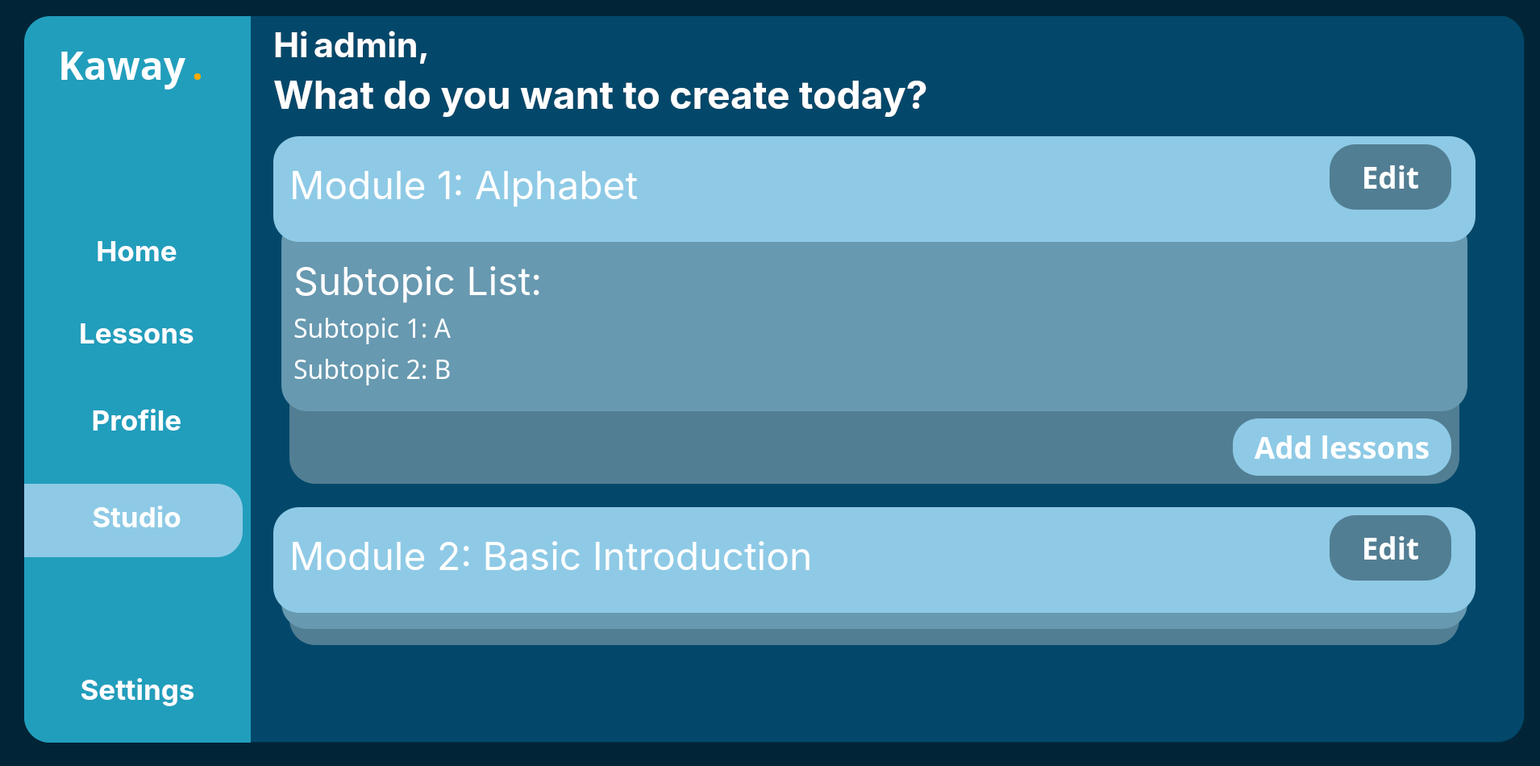
<?xml version="1.0" encoding="UTF-8"?>
<ui version="4.0">
 <class>MainWindow</class>
 <widget class="QMainWindow" name="MainWindow">
  <property name="geometry">
   <rect>
    <x>0</x>
    <y>0</y>
    <width>1910</width>
    <height>950</height>
   </rect>
  </property>
  <property name="windowTitle">
   <string>MainWindow</string>
  </property>
  <property name="styleSheet">
   <string notr="true">
background-color: rgb(1, 37, 55);</string>
  </property>
  <widget class="QWidget" name="centralwidget">
   <widget class="QWidget" name="MainBar" native="true">
    <property name="geometry">
     <rect>
      <x>30</x>
      <y>20</y>
      <width>1861</width>
      <height>901</height>
     </rect>
    </property>
    <property name="styleSheet">
     <string notr="true"/>
    </property>
    <widget class="QWidget" name="SideTab" native="true">
     <property name="geometry">
      <rect>
       <x>0</x>
       <y>0</y>
       <width>281</width>
       <height>961</height>
      </rect>
     </property>
     <widget class="QFrame" name="SideTabFrame">
      <property name="geometry">
       <rect>
        <x>0</x>
        <y>0</y>
        <width>291</width>
        <height>901</height>
       </rect>
      </property>
      <property name="styleSheet">
       <string notr="true">background-color: rgb(33, 158, 188);
border-top-left-radius: 32px;
border-bottom-left-radius: 32px;</string>
      </property>
      <property name="frameShape">
       <enum>QFrame::StyledPanel</enum>
      </property>
      <property name="frameShadow">
       <enum>QFrame::Raised</enum>
      </property>
      <widget class="QPushButton" name="Lessons">
       <property name="geometry">
        <rect>
         <x>0</x>
         <y>372</y>
         <width>279</width>
         <height>42</height>
        </rect>
       </property>
       <property name="font">
        <font>
         <family>Inter</family>
         <pointsize>26</pointsize>
         <bold>true</bold>
        </font>
       </property>
       <property name="styleSheet">
        <string notr="true">color:rgb(255, 255, 255);
background-color: rgba(255, 255, 255, 0);</string>
       </property>
       <property name="text">
        <string>Lessons</string>
       </property>
       <property name="icon">
        <iconset>
         <normaloff>../linear/note-2.svg</normaloff>../linear/note-2.svg</iconset>
       </property>
       <property name="iconSize">
        <size>
         <width>40</width>
         <height>40</height>
        </size>
       </property>
      </widget>
      <widget class="QFrame" name="frame">
       <property name="geometry">
        <rect>
         <x>0</x>
         <y>580</y>
         <width>271</width>
         <height>91</height>
        </rect>
       </property>
       <property name="styleSheet">
        <string notr="true">background-color: rgb(142, 202, 230);
border-top-left-radius: 0px;
border-bottom-left-radius: 0px;
border-top-right-radius: 32px;
border-bottom-right-radius: 32px;</string>
       </property>
       <property name="frameShape">
        <enum>QFrame::StyledPanel</enum>
       </property>
       <property name="frameShadow">
        <enum>QFrame::Raised</enum>
       </property>
      </widget>
      <widget class="QWidget" name="verticalLayoutWidget">
       <property name="geometry">
        <rect>
         <x>0</x>
         <y>770</y>
         <width>281</width>
         <height>131</height>
        </rect>
       </property>
       <layout class="QVBoxLayout" name="verticalLayout">
        <item>
         <widget class="QPushButton" name="Settings">
          <property name="font">
           <font>
            <family>Inter</family>
            <pointsize>26</pointsize>
            <bold>true</bold>
           </font>
          </property>
          <property name="styleSheet">
           <string notr="true">color:rgb(255, 255, 255)</string>
          </property>
          <property name="text">
           <string>Settings</string>
          </property>
          <property name="icon">
           <iconset>
            <normaloff>../linear/setting-3.svg</normaloff>../linear/setting-3.svg</iconset>
          </property>
          <property name="iconSize">
           <size>
            <width>35</width>
            <height>35</height>
           </size>
          </property>
         </widget>
        </item>
       </layout>
      </widget>
      <widget class="QWidget" name="horizontalLayoutWidget">
       <property name="geometry">
        <rect>
         <x>42</x>
         <y>20</y>
         <width>241</width>
         <height>80</height>
        </rect>
       </property>
       <layout class="QHBoxLayout" name="horizontalLayout">
        <item>
         <widget class="QLabel" name="Kaway">
          <property name="font">
           <font>
            <family>Poppins</family>
            <pointsize>36</pointsize>
            <bold>true</bold>
           </font>
          </property>
          <property name="styleSheet">
           <string notr="true">color:rgb(255, 255, 255)</string>
          </property>
          <property name="text">
           <string>Kaway</string>
          </property>
         </widget>
        </item>
        <item>
         <widget class="QLabel" name="Dot">
          <property name="font">
           <font>
            <family>Poppins</family>
            <pointsize>36</pointsize>
            <bold>true</bold>
           </font>
          </property>
          <property name="styleSheet">
           <string notr="true">color: rgb(255, 170, 0);</string>
          </property>
          <property name="text">
           <string>.</string>
          </property>
         </widget>
        </item>
       </layout>
      </widget>
      <widget class="QPushButton" name="Profile">
       <property name="geometry">
        <rect>
         <x>0</x>
         <y>480</y>
         <width>279</width>
         <height>42</height>
        </rect>
       </property>
       <property name="font">
        <font>
         <family>Inter</family>
         <pointsize>26</pointsize>
         <bold>true</bold>
        </font>
       </property>
       <property name="styleSheet">
        <string notr="true">color:rgb(255, 255, 255);
background-color: rgba(255, 255, 255, 0)</string>
       </property>
       <property name="text">
        <string>Profile</string>
       </property>
       <property name="icon">
        <iconset>
         <normaloff>../linear/user-square.svg</normaloff>../linear/user-square.svg</iconset>
       </property>
       <property name="iconSize">
        <size>
         <width>35</width>
         <height>35</height>
        </size>
       </property>
      </widget>
      <widget class="QPushButton" name="Home">
       <property name="geometry">
        <rect>
         <x>0</x>
         <y>270</y>
         <width>279</width>
         <height>42</height>
        </rect>
       </property>
       <property name="font">
        <font>
         <family>Inter</family>
         <pointsize>26</pointsize>
         <bold>true</bold>
        </font>
       </property>
       <property name="layoutDirection">
        <enum>Qt::LeftToRight</enum>
       </property>
       <property name="autoFillBackground">
        <bool>false</bool>
       </property>
       <property name="styleSheet">
        <string notr="true">color:rgb(255, 255, 255);
background-color: rgba(255, 255, 255, 0)</string>
       </property>
       <property name="text">
        <string>Home</string>
       </property>
       <property name="icon">
        <iconset>
         <normaloff>../linear/element-3.png</normaloff>../linear/element-3.png</iconset>
       </property>
       <property name="iconSize">
        <size>
         <width>30</width>
         <height>30</height>
        </size>
       </property>
      </widget>
      <widget class="QPushButton" name="Studio">
       <property name="geometry">
        <rect>
         <x>0</x>
         <y>600</y>
         <width>279</width>
         <height>42</height>
        </rect>
       </property>
       <property name="font">
        <font>
         <family>Inter</family>
         <pointsize>26</pointsize>
         <bold>true</bold>
        </font>
       </property>
       <property name="styleSheet">
        <string notr="true">color:rgb(255, 255, 255);
background-color: rgba(255, 255, 255, 0)</string>
       </property>
       <property name="text">
        <string>Studio</string>
       </property>
       <property name="icon">
        <iconset>
         <normaloff>../linear/studio.svg</normaloff>../linear/studio.svg</iconset>
       </property>
       <property name="iconSize">
        <size>
         <width>35</width>
         <height>35</height>
        </size>
       </property>
      </widget>
      <zorder>frame</zorder>
      <zorder>Lessons</zorder>
      <zorder>verticalLayoutWidget</zorder>
      <zorder>horizontalLayoutWidget</zorder>
      <zorder>Profile</zorder>
      <zorder>Home</zorder>
      <zorder>Studio</zorder>
     </widget>
    </widget>
    <widget class="QWidget" name="RightContainer" native="true">
     <property name="geometry">
      <rect>
       <x>279</x>
       <y>-1</y>
       <width>1581</width>
       <height>901</height>
      </rect>
     </property>
     <widget class="QFrame" name="mainframe">
      <property name="geometry">
       <rect>
        <x>0</x>
        <y>0</y>
        <width>1581</width>
        <height>901</height>
       </rect>
      </property>
      <property name="styleSheet">
       <string notr="true">background-color: rgb(3, 72, 106);
border-top-right-radius: 32px;
border-bottom-right-radius: 32px;</string>
      </property>
      <property name="frameShape">
       <enum>QFrame::StyledPanel</enum>
      </property>
      <property name="frameShadow">
       <enum>QFrame::Raised</enum>
      </property>
      <widget class="QFrame" name="MidFrame_3">
       <property name="geometry">
        <rect>
         <x>40</x>
         <y>250</y>
         <width>1471</width>
         <height>241</height>
        </rect>
       </property>
       <property name="styleSheet">
        <string notr="true">background-color: rgb(103, 153, 176);
border-radius: 32px</string>
       </property>
       <property name="frameShape">
        <enum>QFrame::StyledPanel</enum>
       </property>
       <property name="frameShadow">
        <enum>QFrame::Raised</enum>
       </property>
       <widget class="QWidget" name="verticalLayoutWidget_4">
        <property name="geometry">
         <rect>
          <x>15</x>
          <y>50</y>
          <width>1011</width>
          <height>161</height>
         </rect>
        </property>
        <layout class="QVBoxLayout" name="verticalLayout_4">
         <item>
          <widget class="QPushButton" name="pushButton_2">
           <property name="font">
            <font>
             <family>Inter</family>
             <pointsize>36</pointsize>
            </font>
           </property>
           <property name="styleSheet">
            <string notr="true">color: rgb(255, 255, 255);
text-align:left;</string>
           </property>
           <property name="text">
            <string>Subtopic List:</string>
           </property>
          </widget>
         </item>
         <item>
          <layout class="QVBoxLayout" name="verticalLayout_5">
           <item>
            <widget class="QLabel" name="AnswerText_8">
             <property name="font">
              <font>
               <family>HoloLens MDL2 Assets</family>
               <pointsize>24</pointsize>
               <bold>false</bold>
              </font>
             </property>
             <property name="styleSheet">
              <string notr="true">color: rgb(255, 255, 255);</string>
             </property>
             <property name="text">
              <string>Subtopic 1: A</string>
             </property>
             <property name="alignment">
              <set>Qt::AlignLeading|Qt::AlignLeft|Qt::AlignTop</set>
             </property>
             <property name="wordWrap">
              <bool>true</bool>
             </property>
            </widget>
           </item>
           <item>
            <widget class="QLabel" name="AnswerText_9">
             <property name="font">
              <font>
               <family>HoloLens MDL2 Assets</family>
               <pointsize>24</pointsize>
               <bold>false</bold>
              </font>
             </property>
             <property name="styleSheet">
              <string notr="true">color: rgb(255, 255, 255);</string>
             </property>
             <property name="text">
              <string>Subtopic 2: B</string>
             </property>
             <property name="alignment">
              <set>Qt::AlignLeading|Qt::AlignLeft|Qt::AlignTop</set>
             </property>
             <property name="wordWrap">
              <bool>true</bool>
             </property>
            </widget>
           </item>
          </layout>
         </item>
        </layout>
       </widget>
      </widget>
      <widget class="QFrame" name="UpperFrame_3">
       <property name="geometry">
        <rect>
         <x>30</x>
         <y>150</y>
         <width>1491</width>
         <height>131</height>
        </rect>
       </property>
       <property name="styleSheet">
        <string notr="true">background-color: rgb(142, 202, 230);
border-radius: 32px
</string>
       </property>
       <property name="frameShape">
        <enum>QFrame::StyledPanel</enum>
       </property>
       <property name="frameShadow">
        <enum>QFrame::Raised</enum>
       </property>
       <widget class="QWidget" name="verticalLayoutWidget_2">
        <property name="geometry">
         <rect>
          <x>20</x>
          <y>30</y>
          <width>471</width>
          <height>61</height>
         </rect>
        </property>
        <layout class="QVBoxLayout" name="verticalLayout_2">
         <item>
          <widget class="QPushButton" name="pushButton">
           <property name="font">
            <font>
             <family>Inter</family>
             <pointsize>36</pointsize>
            </font>
           </property>
           <property name="styleSheet">
            <string notr="true">color: rgb(255, 255, 255);
text-align:left;</string>
           </property>
           <property name="text">
            <string>Module 1: Alphabet</string>
           </property>
          </widget>
         </item>
        </layout>
       </widget>
       <widget class="QPushButton" name="NextModule">
        <property name="geometry">
         <rect>
          <x>1310</x>
          <y>10</y>
          <width>151</width>
          <height>81</height>
         </rect>
        </property>
        <property name="sizePolicy">
         <sizepolicy hsizetype="Fixed" vsizetype="Fixed">
          <horstretch>0</horstretch>
          <verstretch>0</verstretch>
         </sizepolicy>
        </property>
        <property name="maximumSize">
         <size>
          <width>271</width>
          <height>81</height>
         </size>
        </property>
        <property name="font">
         <font>
          <family>Poppins</family>
          <pointsize>28</pointsize>
          <bold>true</bold>
         </font>
        </property>
        <property name="styleSheet">
         <string notr="true">color: rgb(255, 255, 255);
background-color: rgb(82, 126, 147);
border-radius: 32px
</string>
        </property>
        <property name="text">
         <string>Edit</string>
        </property>
       </widget>
      </widget>
      <widget class="QFrame" name="LowerFrame_3">
       <property name="geometry">
        <rect>
         <x>50</x>
         <y>360</y>
         <width>1451</width>
         <height>221</height>
        </rect>
       </property>
       <property name="styleSheet">
        <string notr="true">background-color: rgb(82, 126, 147);
border-radius: 32px</string>
       </property>
       <property name="frameShape">
        <enum>QFrame::StyledPanel</enum>
       </property>
       <property name="frameShadow">
        <enum>QFrame::Raised</enum>
       </property>
       <widget class="QPushButton" name="NextModule_2">
        <property name="geometry">
         <rect>
          <x>1170</x>
          <y>140</y>
          <width>271</width>
          <height>71</height>
         </rect>
        </property>
        <property name="sizePolicy">
         <sizepolicy hsizetype="Fixed" vsizetype="Fixed">
          <horstretch>0</horstretch>
          <verstretch>0</verstretch>
         </sizepolicy>
        </property>
        <property name="maximumSize">
         <size>
          <width>271</width>
          <height>81</height>
         </size>
        </property>
        <property name="font">
         <font>
          <family>Poppins</family>
          <pointsize>28</pointsize>
          <bold>true</bold>
         </font>
        </property>
        <property name="styleSheet">
         <string notr="true">color: rgb(255, 255, 255);
background-color: rgb(142, 202, 230);
border-radius: 32px
</string>
        </property>
        <property name="text">
         <string>Add lessons</string>
        </property>
       </widget>
      </widget>
      <widget class="QWidget" name="gridLayoutWidget">
       <property name="geometry">
        <rect>
         <x>30</x>
         <y>10</y>
         <width>821</width>
         <height>118</height>
        </rect>
       </property>
       <layout class="QGridLayout" name="gridLayout">
        <item row="1" column="0">
         <widget class="QLabel" name="subtopic">
          <property name="font">
           <font>
            <family>Inter</family>
            <pointsize>36</pointsize>
            <bold>true</bold>
           </font>
          </property>
          <property name="styleSheet">
           <string notr="true">color: rgb(255, 255, 255);</string>
          </property>
          <property name="text">
           <string>What do you want to create today?</string>
          </property>
         </widget>
        </item>
        <item row="0" column="0">
         <layout class="QHBoxLayout" name="horizontalLayout_2">
          <item>
           <widget class="QLabel" name="Hi">
            <property name="font">
             <font>
              <family>Inter</family>
              <pointsize>32</pointsize>
              <bold>true</bold>
             </font>
            </property>
            <property name="styleSheet">
             <string notr="true">color: rgb(255, 255, 255);</string>
            </property>
            <property name="text">
             <string>Hi</string>
            </property>
           </widget>
          </item>
          <item>
           <widget class="QLabel" name="User">
            <property name="font">
             <font>
              <family>Inter</family>
              <pointsize>32</pointsize>
              <bold>true</bold>
             </font>
            </property>
            <property name="styleSheet">
             <string notr="true">color: rgb(255, 255, 255);</string>
            </property>
            <property name="text">
             <string>admin,</string>
            </property>
           </widget>
          </item>
          <item>
           <spacer name="horizontalSpacer">
            <property name="orientation">
             <enum>Qt::Horizontal</enum>
            </property>
            <property name="sizeHint" stdset="0">
             <size>
              <width>40</width>
              <height>20</height>
             </size>
            </property>
           </spacer>
          </item>
         </layout>
        </item>
       </layout>
      </widget>
      <widget class="QFrame" name="UpperFrame_4">
       <property name="geometry">
        <rect>
         <x>30</x>
         <y>610</y>
         <width>1491</width>
         <height>131</height>
        </rect>
       </property>
       <property name="styleSheet">
        <string notr="true">background-color: rgb(142, 202, 230);
border-radius: 32px
</string>
       </property>
       <property name="frameShape">
        <enum>QFrame::StyledPanel</enum>
       </property>
       <property name="frameShadow">
        <enum>QFrame::Raised</enum>
       </property>
       <widget class="QWidget" name="verticalLayoutWidget_5">
        <property name="geometry">
         <rect>
          <x>20</x>
          <y>30</y>
          <width>674</width>
          <height>61</height>
         </rect>
        </property>
        <layout class="QVBoxLayout" name="verticalLayout_6">
         <item>
          <widget class="QPushButton" name="pushButton_4">
           <property name="font">
            <font>
             <family>Inter</family>
             <pointsize>36</pointsize>
            </font>
           </property>
           <property name="styleSheet">
            <string notr="true">color: rgb(255, 255, 255);
text-align:left;</string>
           </property>
           <property name="text">
            <string>Module 2: Basic Introduction</string>
           </property>
          </widget>
         </item>
        </layout>
       </widget>
       <widget class="QPushButton" name="NextModule_4">
        <property name="geometry">
         <rect>
          <x>1310</x>
          <y>10</y>
          <width>151</width>
          <height>81</height>
         </rect>
        </property>
        <property name="sizePolicy">
         <sizepolicy hsizetype="Fixed" vsizetype="Fixed">
          <horstretch>0</horstretch>
          <verstretch>0</verstretch>
         </sizepolicy>
        </property>
        <property name="maximumSize">
         <size>
          <width>271</width>
          <height>81</height>
         </size>
        </property>
        <property name="font">
         <font>
          <family>Poppins</family>
          <pointsize>28</pointsize>
          <bold>true</bold>
         </font>
        </property>
        <property name="styleSheet">
         <string notr="true">color: rgb(255, 255, 255);
background-color: rgb(82, 126, 147);
border-radius: 32px
</string>
        </property>
        <property name="text">
         <string>Edit</string>
        </property>
       </widget>
      </widget>
      <widget class="QFrame" name="MidFrame_4">
       <property name="geometry">
        <rect>
         <x>40</x>
         <y>640</y>
         <width>1471</width>
         <height>121</height>
        </rect>
       </property>
       <property name="styleSheet">
        <string notr="true">background-color: rgb(103, 153, 176);
border-radius: 32px</string>
       </property>
       <property name="frameShape">
        <enum>QFrame::StyledPanel</enum>
       </property>
       <property name="frameShadow">
        <enum>QFrame::Raised</enum>
       </property>
      </widget>
      <widget class="QFrame" name="LowerFrame_4">
       <property name="geometry">
        <rect>
         <x>50</x>
         <y>700</y>
         <width>1451</width>
         <height>81</height>
        </rect>
       </property>
       <property name="styleSheet">
        <string notr="true">background-color: rgb(82, 126, 147);
border-radius: 32px</string>
       </property>
       <property name="frameShape">
        <enum>QFrame::StyledPanel</enum>
       </property>
       <property name="frameShadow">
        <enum>QFrame::Raised</enum>
       </property>
       <widget class="QPushButton" name="NextModule_5">
        <property name="geometry">
         <rect>
          <x>1170</x>
          <y>140</y>
          <width>271</width>
          <height>71</height>
         </rect>
        </property>
        <property name="sizePolicy">
         <sizepolicy hsizetype="Fixed" vsizetype="Fixed">
          <horstretch>0</horstretch>
          <verstretch>0</verstretch>
         </sizepolicy>
        </property>
        <property name="maximumSize">
         <size>
          <width>271</width>
          <height>81</height>
         </size>
        </property>
        <property name="font">
         <font>
          <family>Poppins</family>
          <pointsize>28</pointsize>
          <bold>true</bold>
         </font>
        </property>
        <property name="styleSheet">
         <string notr="true">color: rgb(255, 255, 255);
background-color: rgb(142, 202, 230);
border-radius: 32px
</string>
        </property>
        <property name="text">
         <string>Add lessons</string>
        </property>
       </widget>
      </widget>
      <zorder>LowerFrame_4</zorder>
      <zorder>MidFrame_4</zorder>
      <zorder>LowerFrame_3</zorder>
      <zorder>MidFrame_3</zorder>
      <zorder>UpperFrame_3</zorder>
      <zorder>gridLayoutWidget</zorder>
      <zorder>UpperFrame_4</zorder>
     </widget>
    </widget>
    <widget class="QFrame" name="MainFrame">
     <property name="geometry">
      <rect>
       <x>0</x>
       <y>0</y>
       <width>1861</width>
       <height>901</height>
      </rect>
     </property>
     <property name="styleSheet">
      <string notr="true">background-color: rgb(2, 48, 71);
border-radius: 32px
</string>
     </property>
     <property name="frameShape">
      <enum>QFrame::StyledPanel</enum>
     </property>
     <property name="frameShadow">
      <enum>QFrame::Raised</enum>
     </property>
    </widget>
    <zorder>MainFrame</zorder>
    <zorder>RightContainer</zorder>
    <zorder>SideTab</zorder>
   </widget>
  </widget>
  <widget class="QStatusBar" name="statusbar"/>
 </widget>
 <resources/>
 <connections/>
</ui>
